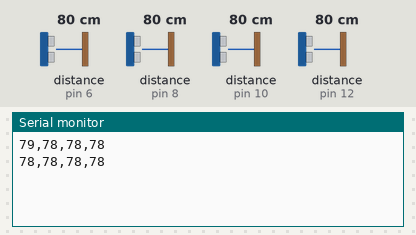
A sketch run on a simulated Arduino Uno, built with avr-gcc and run on an emulated ATmega328P. Parts: the last lines printed to the serial monitor. Wiring (inferred from the names in the program): 4 × ultrasonic range finder: trigger pin 7, echo pin 6 / trigger pin 9, echo pin 8 / trigger pin 11, echo pin 10 / trigger pin 13, echo pin 12. The inputs (shaded band) are chosen by the test bench; at power-on: distance to the obstacle (sensors on pin 6, pin 8, pin 10, pin 12) 80 cm. The echo pulse lasts 58.3 µs per cm.

Above: at 1.8 s.
1.9 s: distance to the obstacle (sensor on pin 6) set to 2 cm
At 2.9 s:
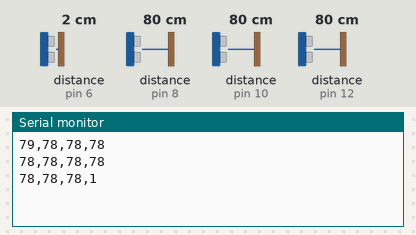
3.4 s: distance to the obstacle (sensor on pin 8) set to 2 cm
At 4.7 s:
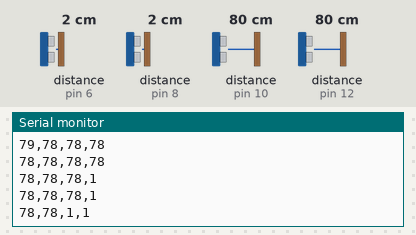
4.9 s: distance to the obstacle (sensor on pin 10) set to 2 cm
At 5.8 s:
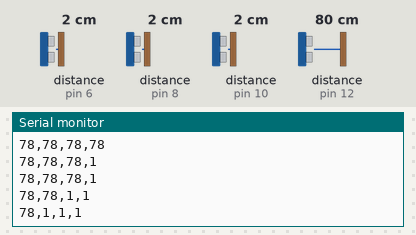
6.4 s: distance to the obstacle (sensor on pin 12) set to 2 cm
At 7.7 s:
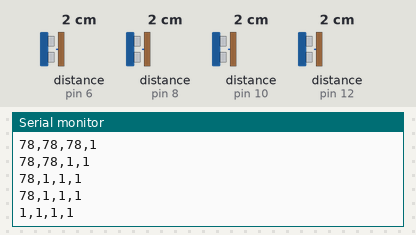
7.9 s: distance to the obstacle (sensor on pin 6) set to 4 cm
At 8.6 s:
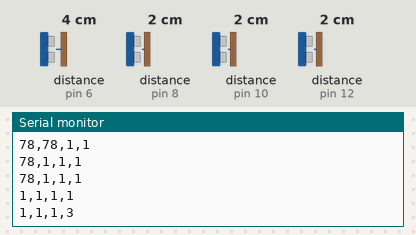
9.4 s: distance to the obstacle (sensor on pin 8) set to 4 cm
At 10.9 s:
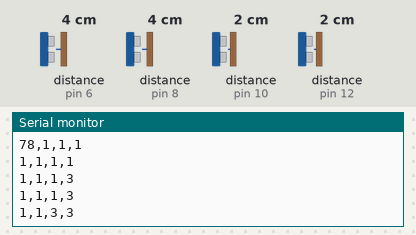
Timing chart, 0 to 11.9 s (numbered marks = the images above; inputs shaded):
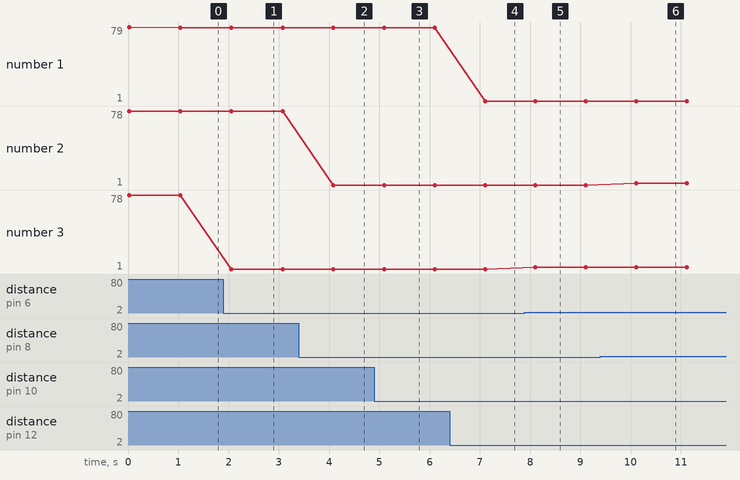

The sketch:

distanceMeasurement1.ino
```cpp
// The code is for the first Arduino board (Player 1)

#define P1_TRIG_PIN_1 13
#define P1_ECHO_PIN_1 12
#define P1_TRIG_PIN_2 11
#define P1_ECHO_PIN_2 10
#define P1_TRIG_PIN_3 9
#define P1_ECHO_PIN_3 8
#define P1_TRIG_PIN_4 7
#define P1_ECHO_PIN_4 6

void setup() {
  Serial.begin(9600);

  // Player 1, Sensor 1
  pinMode(P1_ECHO_PIN_1, INPUT);
  pinMode(P1_TRIG_PIN_1, OUTPUT);

  // Player 1, Sensor 2
  pinMode(P1_ECHO_PIN_2, INPUT);
  pinMode(P1_TRIG_PIN_2, OUTPUT);

  // Player 1, Sensor 3
  pinMode(P1_ECHO_PIN_3, INPUT);
  pinMode(P1_TRIG_PIN_3, OUTPUT);

  // Player 1, Sensor 4
  pinMode(P1_ECHO_PIN_4, INPUT);
  pinMode(P1_TRIG_PIN_4, OUTPUT);
}

long getDistance(int trigPin, int echoPin) {
  digitalWrite(trigPin, LOW);
  delayMicroseconds(2);
  digitalWrite(trigPin, HIGH);
  delayMicroseconds(10);
  digitalWrite(trigPin, LOW);

  long duration = pulseIn(echoPin, HIGH);
  long distance = duration * 0.034 / 2;

  return distance;
}

void loop() {

  long p1d1 = getDistance(P1_TRIG_PIN_1, P1_ECHO_PIN_1);
  long p1d2 = getDistance(P1_TRIG_PIN_2, P1_ECHO_PIN_2);
  long p1d3 = getDistance(P1_TRIG_PIN_3, P1_ECHO_PIN_3);
  long p1d4 = getDistance(P1_TRIG_PIN_4, P1_ECHO_PIN_4);

  // Send the distances in the format: p1d1,p1d2,p1d3,p1d4
  Serial.print(p1d1);
  Serial.print(",");
  Serial.print(p1d2);
  Serial.print(",");
  Serial.print(p1d3);
  Serial.print(",");
  Serial.println(p1d4);

  delay(1000);
}
```

Measured:
- after the input at 1.9 s, the serial monitor: prints a new line after 0.16 s (image 1)
- after the input at 3.4 s, the serial monitor: prints a new line after 0.69 s (image 2)
- after the input at 4.9 s, the serial monitor: prints a new line after 0.19 s (image 3)
- after the input at 6.4 s, the serial monitor: prints a new line after 0.71 s (image 4)
- after the input at 7.9 s, the serial monitor: prints a new line after 0.21 s (image 5)
- after the input at 9.4 s, the serial monitor: prints a new line after 0.71 s (image 6)
- plotted number 3: 78 → 1 after the input at 1.9 s, 1 → 3 after the input at 7.9 s
